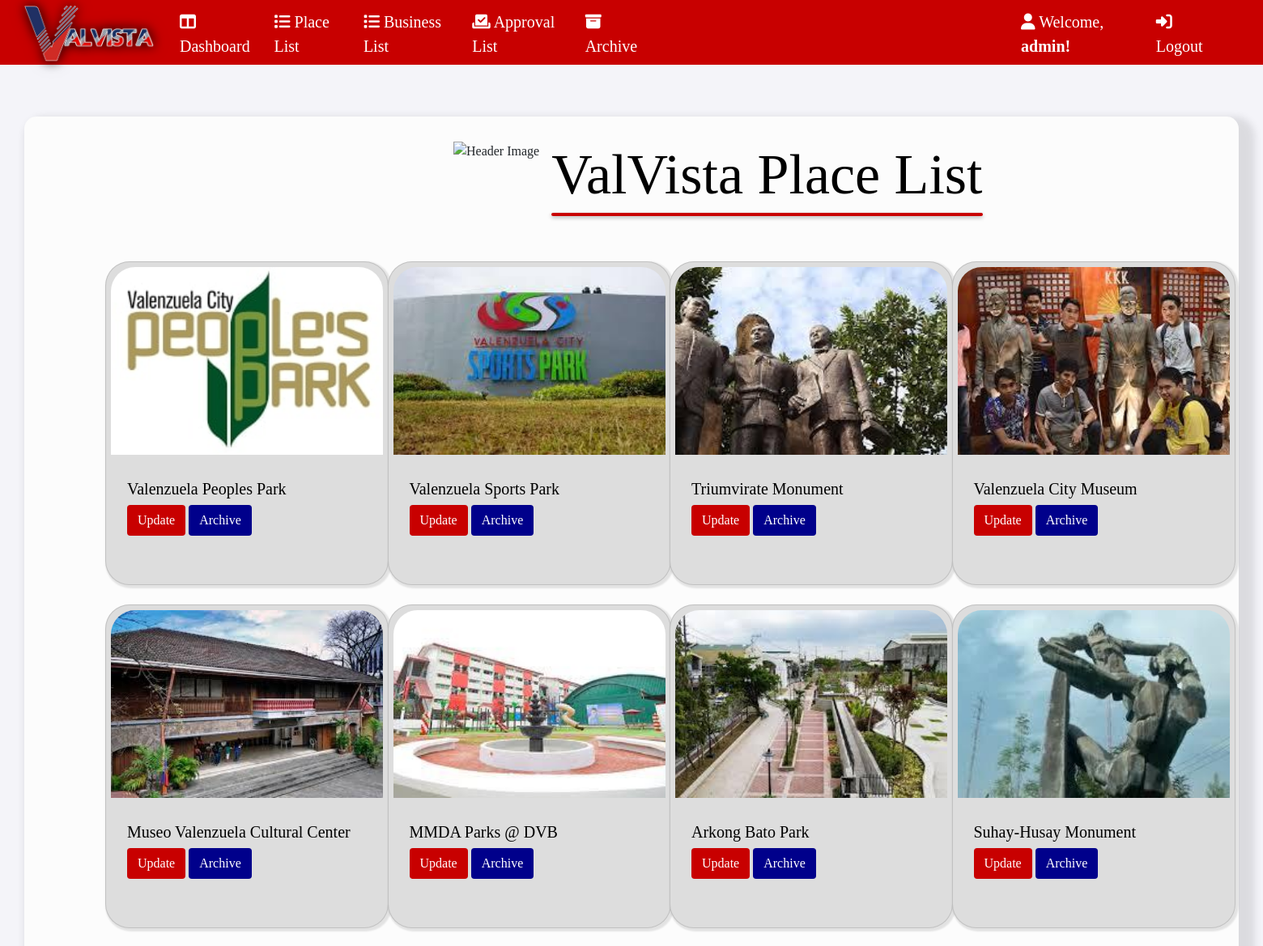
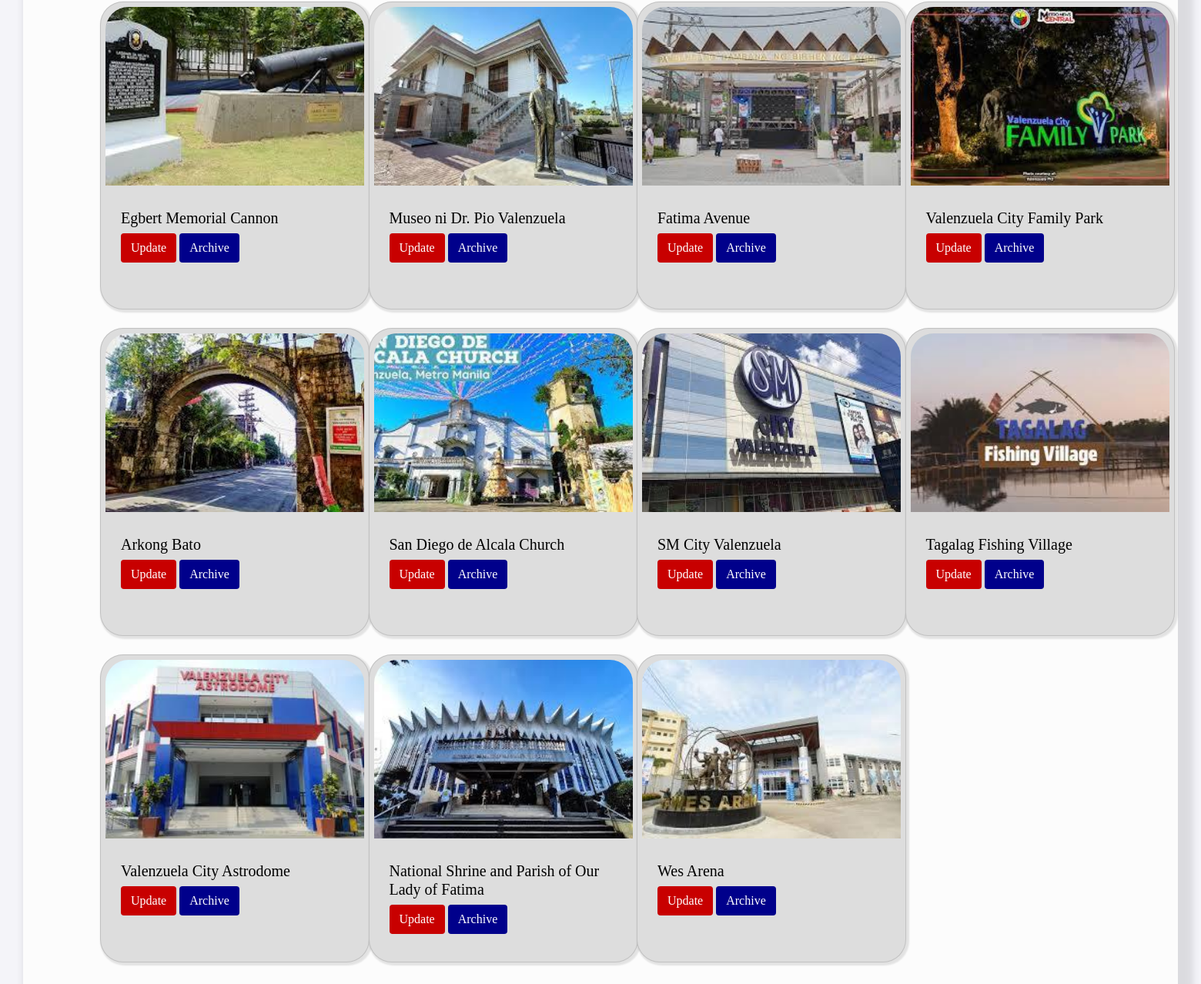
/placelist/ (signed in), run on the app's committed database (2 pictures, top to bottom).
### website/models.py (models this page shows, shortened)
class Place(models.Model):
        COST_CHOICES = [
        ('0','0'),
        ('1-200','1-200'),
        ('201-500','201-500'),
        ('501+','501+'),
        ]
        STATUS_CHOICES = [
        ('Open','Open'),
        ('Soon to Open','Soon to Open'),
        ('Closed','Closed'),
        ('Temporarily Closed','Temporarily Closed'),
        ('For Renovation','For Renovation'),
        ]
        name = models.CharField (max_length=100)
        location = models.CharField (max_length=100)
        description = models.CharField (max_length=1000)
        categories = models.ManyToManyField('Category', related_name='places')
        time = models.CharField (max_length=20)
        timeclose = models.CharField (max_length=20)
        cost = models.CharField(max_length=100, blank=True,null=True,choices= COST_CHOICES)
        photo = models.ManyToManyField(PlaceMedia,related_name='places',blank=True)
        thumbnail = models.ImageField(upload_to="media")
        archived = models.BooleanField(default=False)
        map = models.CharField(max_length=2000,blank=True,null=True)
        promos = models.ImageField(upload_to="media",blank=True,null=True)
        announcement = models.TextField(max_length=5000, blank=True,null=True)
        status = models.CharField(max_length=100, blank=True,null=True,choices= STATUS_CHOICES)
        lat = models.DecimalField(max_digits=30, decimal_places=20, blank=True, null=True)
        lng = models.DecimalField(max_digits=30, decimal_places=20, blank=True, null=True)

### website/views.py (the view)
# urls.py: path('placelist/',views.placelist,name="placelist"),
@login_required
def placelist(request):
    if not request.user.groups.filter(name='Admin').exists():
         return redirect('login')
    else:
       all_admin = Place.objects.all
       context = {'all_admin':all_admin}
       return render(request, 'placelist.html',context)

### website/templates/placelist.html (shortened to what this page needs)
<!DOCTYPE html>
<html lang="en">
<head>
    <link rel="stylesheet" href="https://cdnjs.cloudflare.com/ajax/libs/font-awesome/6.5.1/css/all.min.css">
    <link rel="stylesheet" href="https://cdnjs.cloudflare.com/ajax/libs/font-awesome/4.7.0/css/font-awesome.min.css">
    <link href="https://cdn.jsdelivr.net/npm/bootstrap@5.0.2/dist/css/bootstrap.min.css" rel="stylesheet"
>
    {% load static %}
    <link rel="stylesheet" href="{% static 'templatoss.css' %}">
</head>
<header>
    <nav>
        <div class="logo">
            <a href="{%url 'dashboard' %}"><img class="logo"src ="..\media\media\valvista logo.png" alt="logo"></a>
        </div>
        <ul class="nav-links">
            <li><a href="{%url 'dashboard' %}"><i class="fa-solid fa-table-columns"></i> Dashboard</a></li>
            {% if user.is_authenticated%}
            <li><a href="{%url 'placelist' %}"><i class="fa-solid fa-list"></i> Place List</a></li>
            {%else%}
            <li><a ></i></a></li>
            {%endif%}
            <li><a href="{%url 'businessadmin' %}"><i class="fa-solid fa-list"></i></i> Business List</a></li>
            <li><a href="{%url 'approvallist' %}"><i class="fa-solid fa-check-to-slot"></i> Approval List</a></li>
            <li><a href="{%url 'archives' %}"><i class="fa-solid fa-box-archive"></i> Archive</a></li>
        </ul>
        <ul class="nav-links ul-user">
            {% if user.is_authenticated%}
            <li class="no-hover"><a style="color: white;"><i class="fa-solid fa-user"></i> Welcome, <strong> {{request.user}}!</strong></a></li>
            <li><a href="{%url 'logout' %}"><i class="fa-solid fa-right-to-bracket"></i> Logout</a></li>
            {%else%}
            <li><a style="margin-left: 400px;" href="{%url 'login' %}"><i class="fa-solid fa-right-to-bracket"></i> Login</a></li>
            {%endif%}
        </ul>
    </nav>
  </header>
  <br><br><br><br><br><br>
<div class="right-box">
    <div class="d-flex align-items-center">
    <img src="https://upload.wikimedia.org/wikipedia/commons/thumb/f/f9/Valenzuela_Seal.svg/768px-Valenzuela_Seal.svg.png" alt="Header Image"style="height: 100px; margin-right: 15px;">
        <h1> ValVista Place List</h1>
    </div>
        <div style="padding-left: 70px;" class="row row-cols-1 row-cols-md-4 g-4 py-5">
        {% for item in all_admin %}
        {% if not item.archived %}
        <div class="col">
            <div class="card">
                <img src="{{item.thumbnail.url}}" class="card-img-top" alt="...">
                <div class="card-body">
                    <h5 class="card-title">{{item.name}}</h5>
                    <td><a class ="btn" href="{% url 'updatePlace' item.id %}">Update</a></td>
                    <td><a class ="btn btn1" href="{% url 'deleteplace' item.id %}">Archive</a></td>
                </div>
            </div>
        </div>
        {% endif %}
        {% endfor %}
    </div>

### website/static/templatoss.css (style rules this page uses)
* { box-sizing: border-box; margin: 0; padding: 0; }
nav { padding: 20px 30px; display: flex; align-items: center; background: #c80000; position: fixed; width: 100%; height: 80px; top: 0; left: 0; z-index: 1100; }
.logo { margin-top: 1px; height: 70px; width: 160px; filter: drop-shadow(0 0 7px rgba(0, 0, 0, 0.5)); }
nav ul { display: flex; margin-top: 20px; margin-right: 30px; gap: 20px; z-index: 1; }
.ul-user { margin-left: 400px; }
nav ul li { list-style-type: none; }
nav ul li a { text-decoration: none; color: #fff; font-size: 20px; transition: color 0.3s ease; display: inline-block; }
.btn { background-color: #c80000; color:white }
.btn1 { background-color: darkblue; color:white; font-weight: 400; }
.card { background-color: #dddddd; border-radius: 30px; box-shadow: rgba(0, 0, 0, 0.1) 2px 2px 2px 2px; width: 350px; height: 400px; position: relative; padding: 6px; }
.card-img-top { border-radius: 30px 30px 0 0; object-fit: cover; width: 100%; height: 60%; }
.card-body { padding: 20px; height: 40%; }
h5, h6 { color: black; margin-top: 10px; }
.right-box { margin: 0px 30px 30px 30px; background-color: rgba(252, 252, 252, 1); padding: 30px; border-radius: 15px; box-shadow: 10px 10px 10px 10px rgba(0, 0, 0, 0.1); justify-content: space-between; align-items: flex-start; }
h1 { color: black; font-size: 70px; }
.d-flex { margin-left: 500px; }
h1::after { content: ''; display: block; height: 4px; background: linear-gradient(90deg, #c80000, #c80000); border-radius: 5px; margin: 5px auto 0; box-shadow: 0 2px 5px rgba(0, 0, 0, 0.3); transition: background 0.3s ease; }

### data on the page
Place: thumbnail (picture), name "Valenzuela Peoples Park"
Place: thumbnail (picture), name "Valenzuela Sports Park"
Place: thumbnail (picture), name "Triumvirate Monument"
Place: thumbnail (picture), name "Valenzuela City Museum"
Place: thumbnail (picture), name "Museo Valenzuela Cultural Center"
Place: thumbnail (picture), name "MMDA Parks @ DVB"
Place: thumbnail (picture), name "Arkong Bato Park"
Place: thumbnail (picture), name "Suhay-Husay Monument"
Place: thumbnail (picture), name "Egbert Memorial Cannon"
Place: thumbnail (picture), name "Museo ni Dr. Pio Valenzuela"
Place: thumbnail (picture), name "Fatima Avenue"
Place: thumbnail (picture), name "Valenzuela City Family Park"
Place: thumbnail (picture), name "Arkong Bato"
Place: thumbnail (picture), name "San Diego de Alcala Church"
Place: thumbnail (picture), name "SM City Valenzuela"
Place: thumbnail (picture), name "Tagalag Fishing Village"
Place: thumbnail (picture), name "Valenzuela City Astrodome"
Place: thumbnail (picture), name "National Shrine and Parish of Our Lady of Fatima"
Place: thumbnail (picture), name "Wes Arena"

### other printed values
{{ request.user }} "admin"
